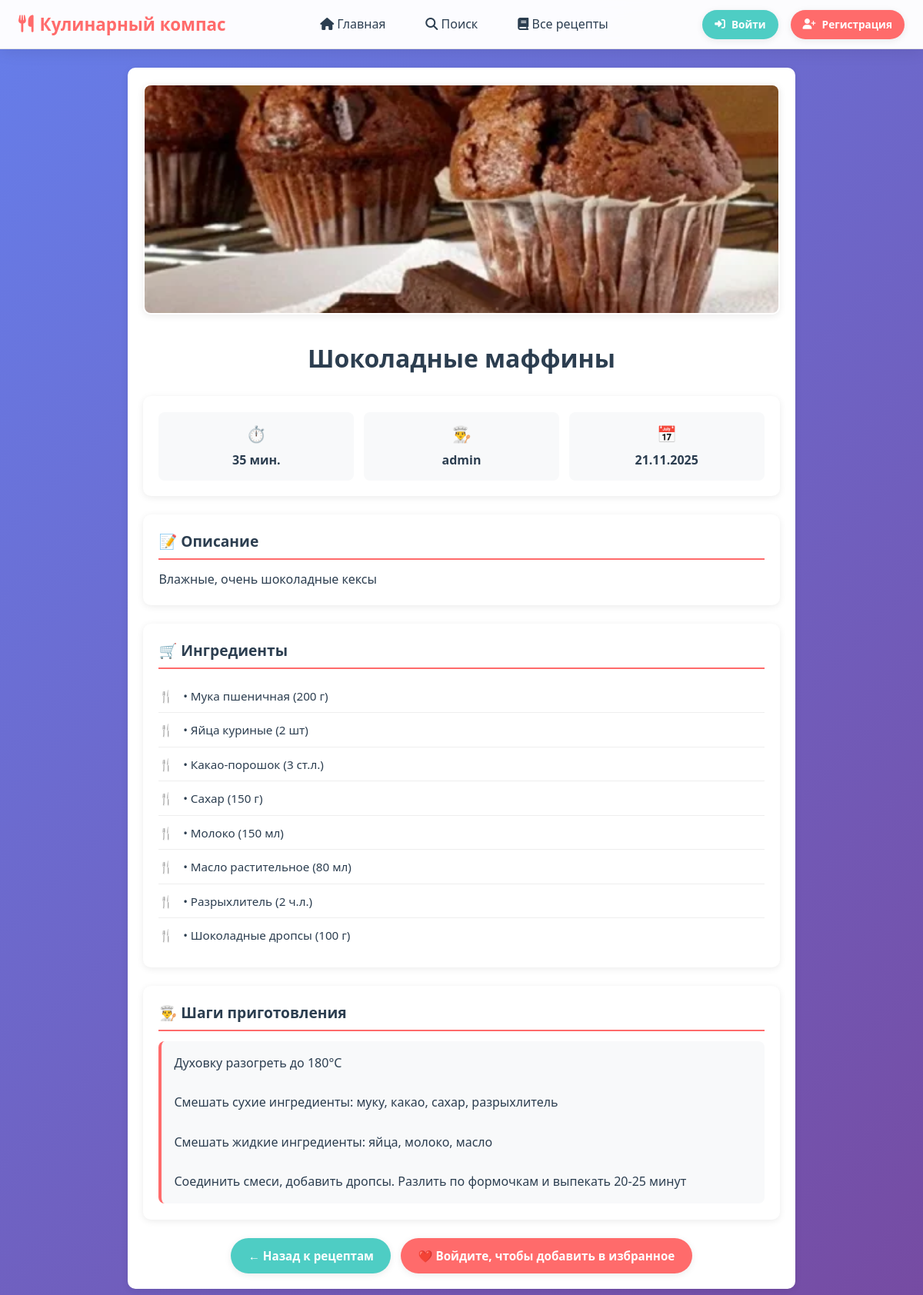
The app's page /recipe/21/ with its own data.
### recipes/models.py (models this page shows, shortened)
class Recipe(models.Model):
    title = models.CharField(max_length=200)
    ingredients = models.ManyToManyField(Ingredient)
    description = models.TextField()
    cooking_steps = models.TextField()
    cooking_time = models.PositiveIntegerField(help_text="В минутах")
    image = models.ImageField(upload_to='recipes/', blank=True, null=True)
    author = models.ForeignKey(User, on_delete=models.CASCADE)
    created_at = models.DateTimeField(auto_now_add=True)

class Ingredient(models.Model):
    name = models.CharField(max_length=100, unique=True)

### recipes/views.py (the view)
# urls.py: path('recipe/<int:recipe_id>/', views.recipe_detail, name='recipe_detail'),
def recipe_detail(request, recipe_id):
    recipe = get_object_or_404(Recipe, id=recipe_id)
    is_favorite = False
    if request.user.is_authenticated:
        is_favorite = Favorite.objects.filter(user=request.user, recipe=recipe).exists()
    source = request.GET.get("from")
    print("SOURCE =", source)
    return render(request, 'recipes/recipe_detail.html', {
        'recipe': recipe,
        'is_favorite': is_favorite,
        'source': source,
    })

### templates/recipes/recipe_detail.html (shortened to what this page needs)
{% extends 'base.html' %}
{% load static %}
{% block extra_css %}
<link rel="stylesheet" href="{% static 'css/recipes.css' %}">
{% endblock %}
{% block content %}
<div class="recipe-detail">
    <div class="recipe-section">
        {% if recipe.image %}
            <img src="{{ recipe.image.url }}" alt="{{ recipe.title }}" class="recipe-main-image">
        {% endif %}
        <div class="recipe-header">
            <h1>{{ recipe.title }}</h1>
        </div>
        <div class="recipe-meta-grid">
            <div class="recipe-meta-item">
                <div>⏱️</div>
                <div><strong>{{ recipe.cooking_time }} мин.</strong></div>
            </div>
            <div class="recipe-meta-item">
                <div>👨‍🍳</div>
                <div><strong>{{ recipe.author.username }}</strong></div>
            </div>
            <div class="recipe-meta-item">
                <div>📅</div>
                <div><strong>{{ recipe.created_at|date:"d.m.Y" }}</strong></div>
            </div>
        </div>
        <div class="recipe-section">
            <h3>📝 Описание</h3>
            <p>{{ recipe.description }}</p>
        </div>
        <div class="recipe-section">
            <h3>🛒 Ингредиенты</h3>
            <ul class="ingredients-list">
                {% for ingredient in recipe.ingredients.all %}
                    <li>• {{ ingredient.name }}</li>
                {% endfor %}
            </ul>
        </div>
        <div class="recipe-section">
            <h3>👨‍🍳 Шаги приготовления</h3>
            <div class="cooking-steps">{{ recipe.cooking_steps }}</div>
        </div>
        <div class="recipe-actions">
           {% if source == "all" %}
                <a href="{% url 'all_recipes' %}" class="btn btn-secondary">← Назад к рецептам</a>
            {% elif source == "fav" %}
                <a href="{% url 'favorite_recipes' %}" class="btn btn-secondary">← Назад к избранным рецептам</a>
            {% elif source == "search" %}
                <a href="{% url 'recipe_search' %}" class="btn btn-secondary">← Назад к поиску</a>
            {%else%}
                <a href="{% url 'all_recipes' %}" class="btn btn-secondary">← Назад к рецептам</a>
            {% endif %}
            {% if user.is_authenticated %}
                {% if is_favorite %}
                    <a href="{% url 'remove_from_favorites' recipe.id %}" class="btn btn-secondary">💔 Удалить из избранного</a>
                {% else %}
                    <a href="{% url 'add_to_favorites' recipe.id %}" class="btn">❤️ Добавить в избранное</a>
                {% endif %}
            {% else %}
                <a href="{% url 'login' %}" class="btn">❤️ Войдите, чтобы добавить в избранное</a>
            {% endif %}
        </div>
    </div>
</div>
{% endblock %}

### static/css/base.css (style rules this page uses)
:root { --primary-color: #ff6b6b; --primary-light: #ff8e8e; --secondary-color: #4ecdc4; --accent-color: #45b7d1; --text-dark: #2c3e50; --text-light: #7f8c8d; --bg-white: #ffffff; --bg-light: #f8f9fa; --shadow: 0 2px 10px rgba(0, 0, 0, 0.08); --shadow-hover: 0 4px 20px rgba(0, 0, 0, 0.12); --border-radius: 10px; --transition: all 0.2s ease; }
* { margin: 0; padding: 0; box-sizing: border-box; }
body { font-family: 'Segoe UI', Tahoma, Geneva, Verdana, sans-serif; line-height: 1.6; background: linear-gradient(135deg, #667eea 0%, #764ba2 100%); background-attachment: fixed; color: var(--text-dark); min-height: 100vh; overflow-x: hidden; }
.btn { display: inline-flex; align-items: center; gap: 0.5rem; padding: 0.7rem 1.4rem; background: var(--primary-color); color: white; text-decoration: none; border-radius: 25px; border: none; cursor: pointer; transition: var(--transition); font-weight: 600; font-size: 0.95rem; box-shadow: var(--shadow); text-align: center; justify-content: center; white-space: nowrap; }
.btn-secondary { background: var(--secondary-color); }

### static/css/recipes.css (style rules this page uses)
.recipe-detail { max-width: 900px; margin: 0 auto; padding: 0 1rem; }
.recipe-header { text-align: center; margin-bottom: 1.5rem; }
.recipe-main-image { width: 100%; height: 300px; object-fit: cover; border-radius: var(--border-radius); margin-bottom: 1.5rem; box-shadow: var(--shadow); border: 2px solid white; }
.recipe-meta-grid { display: grid; grid-template-columns: repeat(auto-fit, minmax(140px, 1fr)); gap: 0.8rem; margin-bottom: 1.5rem; padding: 1.2rem; background: var(--bg-white); border-radius: var(--border-radius); box-shadow: var(--shadow); border: 1px solid rgba(255, 255, 255, 0.3); }
.recipe-meta-item { text-align: center; padding: 0.8rem; background: var(--bg-light); border-radius: 8px; transition: var(--transition); }
.recipe-meta-item div:first-child { font-size: 1.3rem; margin-bottom: 0.3rem; }
.recipe-section { margin-bottom: 1.5rem; padding: 1.2rem; background: var(--bg-white); border-radius: var(--border-radius); box-shadow: var(--shadow); border: 1px solid rgba(255, 255, 255, 0.3); }
.recipe-section h3 { font-size: 1.2rem; font-weight: 600; margin-bottom: 0.8rem; color: var(--text-dark); display: flex; align-items: center; gap: 0.6rem; border-bottom: 2px solid var(--primary-color); padding-bottom: 0.4rem; }
.ingredients-list { list-style: none; padding: 0; }
.ingredients-list li { padding: 0.6rem 0; border-bottom: 1px solid #eee; font-size: 0.95rem; display: flex; align-items: center; gap: 0.8rem; transition: var(--transition); }
.ingredients-list li::before { content: '🍴'; color: var(--primary-color); font-size: 0.95rem; }
.ingredients-list li:last-child { border-bottom: none; }
.cooking-steps { white-space: pre-line; line-height: 1.6; font-size: 1rem; padding: 1rem; background: var(--bg-light); border-radius: 8px; border-left: 4px solid var(--primary-color); }
.recipe-actions { display: flex; gap: 0.8rem; margin-top: 1.5rem; flex-wrap: wrap; justify-content: center; }

### templates/base.html (style rules this page uses)
html { scroll-behavior: smooth; }

### records on screen
Recipe: image (picture), title "Шоколадные маффины", cooking_time "35", author.username "admin", created_at "21.11.2025", description "Влажные, очень шоколадные кексы", cooking_steps "Духовку разогреть до 180°C Смешать сухие ингредиенты: муку, какао, сахар, разрыхлитель Смешать жидкие ингредиенты: яйца, молоко, масло Соединить смеси, добавить дропсы. Разлить по формочкам и выпекать 20-25 минут"
Ingredient: name "Мука пшеничная (200 г)"
Ingredient: name "Яйца куриные (2 шт)"
Ingredient: name "Какао-порошок (3 ст.л.)"
Ingredient: name "Сахар (150 г)"
Ingredient: name "Молоко (150 мл)"
Ingredient: name "Масло растительное (80 мл)"
Ingredient: name "Разрыхлитель (2 ч.л.)"
Ingredient: name "Шоколадные дропсы (100 г)"
